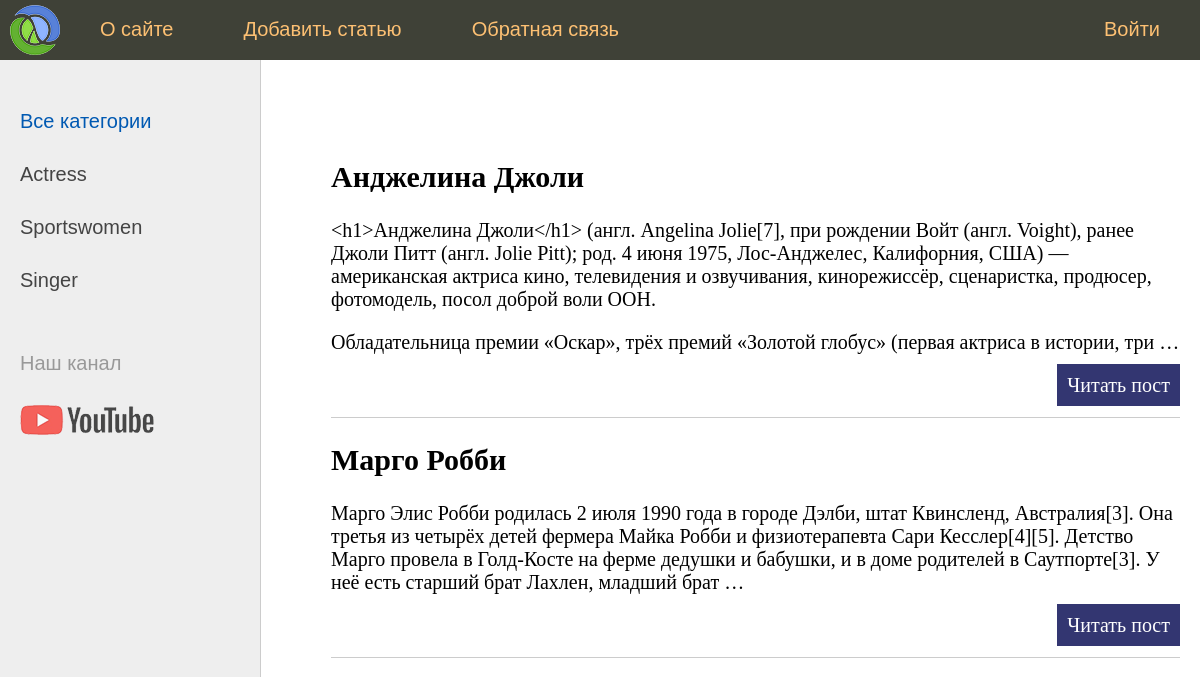
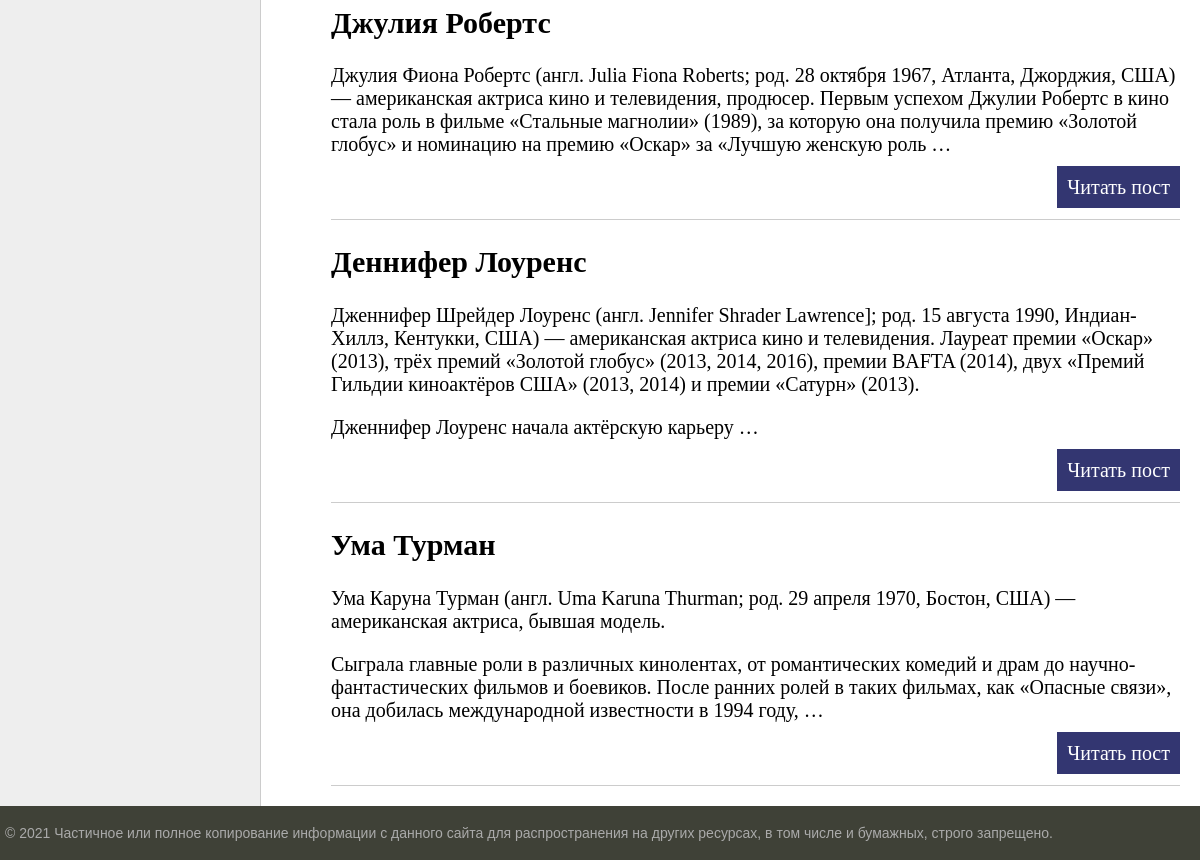
Before: / with the older database file (2 pictures, top to bottom).
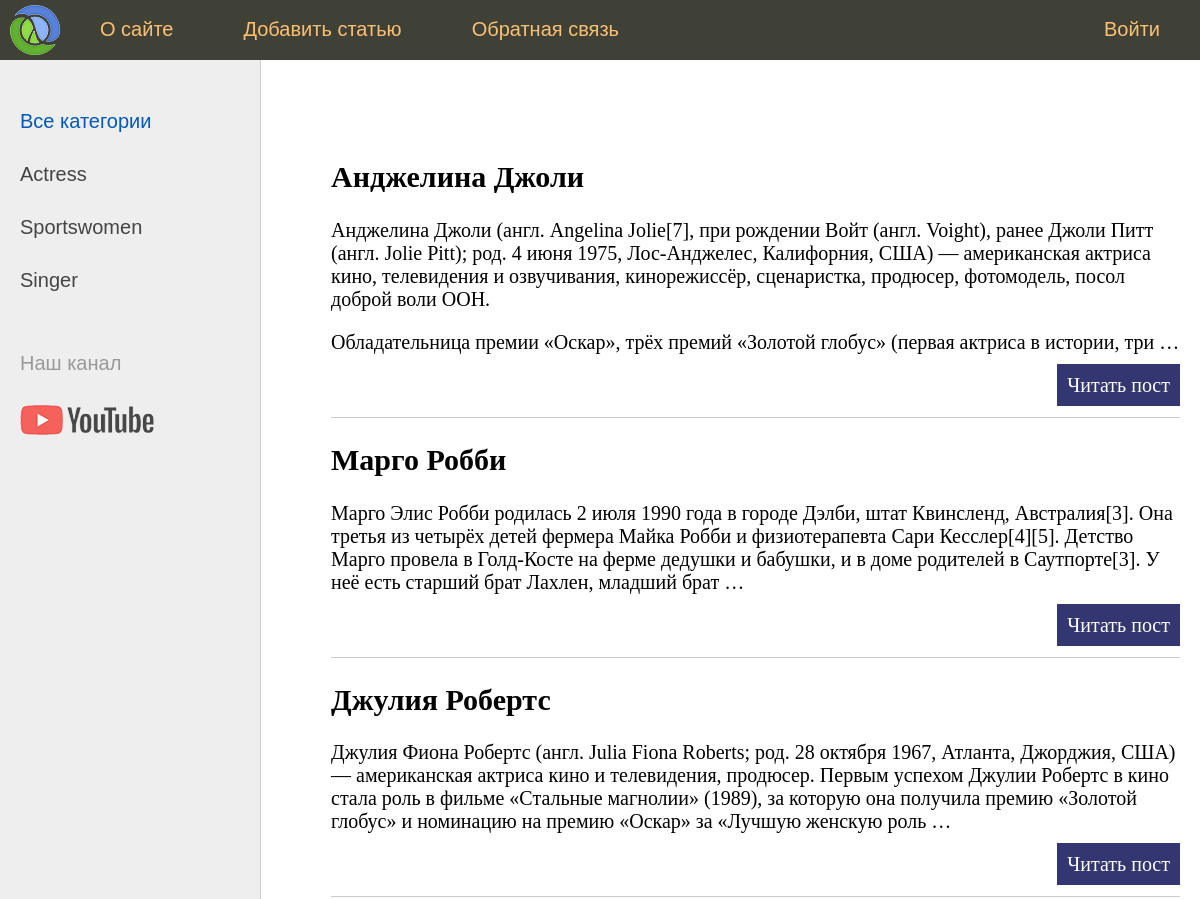
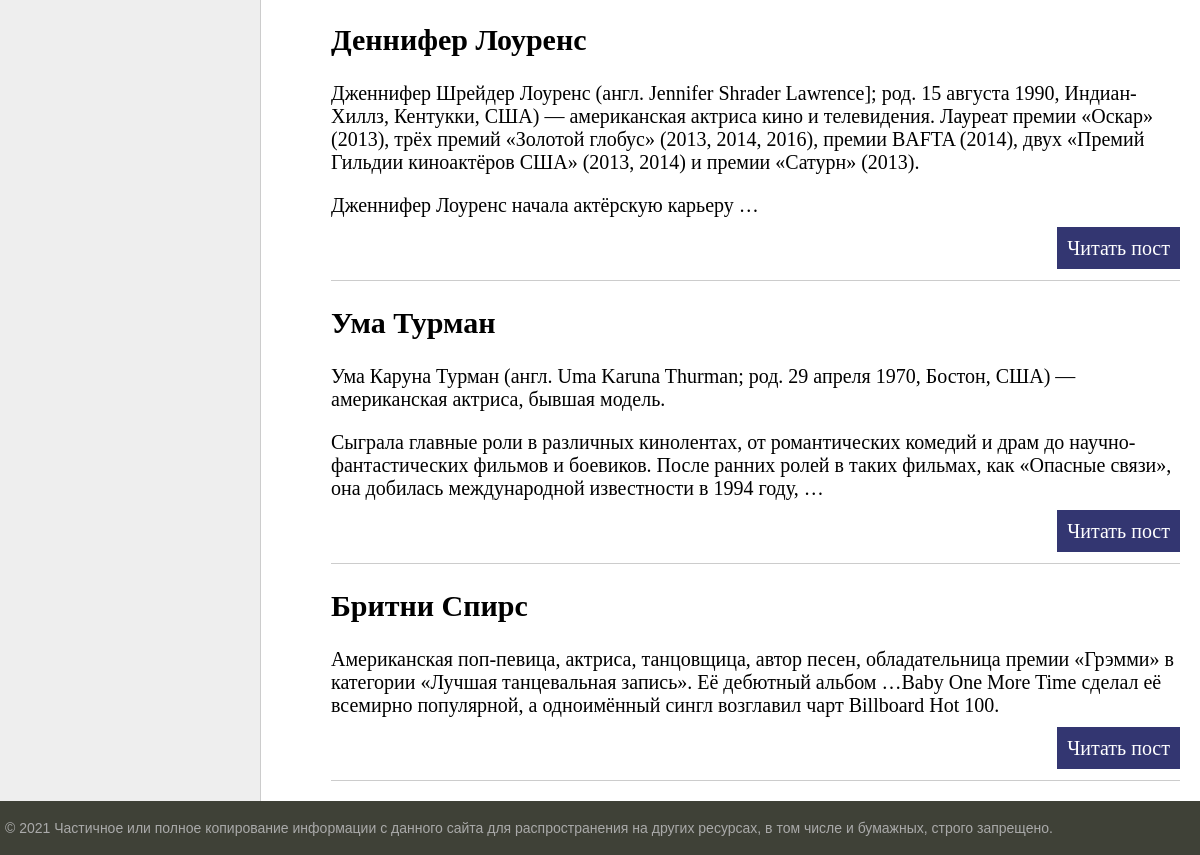
After: the same page with the newer database file (2 pictures, top to bottom).
### women/models.py (models this page shows, shortened)
class Category(models.Model):
    category = models.CharField(max_length=255)
    def get_category(self):
        return reverse('category', kwargs={'cat_id': self.pk})

class Women(models.Model):
    title = models.CharField(max_length=255)
    content = models.TextField(blank=True)
    photo = models.ImageField(upload_to='photo/%Y/%m/%d/')
    time_create = models.DateTimeField(auto_now_add=True)
    time_update = models.DateTimeField(auto_now=True)
    is_published = models.BooleanField(default=True)
    category = models.ForeignKey('Category', on_delete=models.SET(1), null=True)
    def get_content(self):
        return reverse('post', kwargs={'post_id': self.pk})

### women/views.py (the view)
# urls.py: path('', index, name='home'),
def index(request):
    posts = Women.objects.all()
    cat = Category.objects.all()
    arg = {'posts': posts, 'menu': menu, 'title': 'Главная страница', 'cat': cat}
    return render(request, 'women/index.html', context=arg)

### women/templates/women/index.html (shortened to what this page needs)
{% extends 'women/base.html' %}
{% block content %}
<ul class="list-articles">
    {% for p in posts %}
    <li>
        <h2>{{p.title}}</h2>
        {% autoescape on %} {{p.content|linebreaks|truncatewords:50}} {% endautoescape %}
        <p class="link-read-post"><a href="{{p.get_content}}">Читать пост</a></p>
    </li>
    {% endfor %}
</ul>
{% endblock %}

### women/templates/women/base.html (shortened to what this page needs)
{% load static %}
<!DOCTYPE html>
<html>
<head>
    <link type="text/css" href="{% static 'women/css/styles.css' %}" rel="stylesheet" />
</head>
<body>
    <table class="table-page" border=0 cellpadding="0" cellspacing="0">
        <tr>
            <td valign=top>
                {% block mainmenu %}
                <div class="header">
                    <ul id="mainmenu" class="mainmenu">
                        <li class="logo">
                            <a href="{% url 'home' %}">
                                <div class="logo"></div>
                            </a>
                        </li>
                        {% for m in menu %} {% if not forloop.last %}
                        <li><a href="{% url m.url_name %}">{{m.title}}</a></li>
                        {% else %}
                        <li class="last"><a href="{% url m.url_name %}">{{m.title}}</a></li>
                        {% endif %} {% endfor %}
                    </ul>
                </div>
                {% endblock mainmenu %}
                <table class="table-content" border=0 cellpadding="0" cellspacing="0">
                    <tr>
                        <td valign="top" class="left-chapters">
                            <ul id="leftchapters">
                                <li class="selected">Все категории</li>
                                {% for c in cat %}
                                <li><a href="{{c.get_category}}">{{c.category}}</a></li>
                                {% endfor %}
                                <li class="share">
                                    <p>Наш канал</p>
                                    <a class="share-yt" href="https://www.youtube.com/channel/UClJzWfGWuGJL2t-3dYKcHTA/playlists" target="_blank" rel="nofollow"></a>
                                </li>
                            </ul>
                        </td>
                        <td valign="top" class="content">
                            <div class="content-text">
                                {% block content %} {% endblock %}
                            </div>
                        </td>
                    </tr>
                </table>
            </td>
        </tr>
        <tr>
            <td valign=top>
                <div id="footer">
                    <p>&copy; 2021 Частичное или полное копирование информации с данного сайта для распространения на других ресурсах, в том числе и бумажных, строго запрещено.</p>
                </div>
            </td>
        </tr>
    </table>
</body>
</html>

### women/static/women/css/styles.css (style rules this page uses)
html, body { font-family: 'Arial'; margin: 0; padding: 0; height: 100%; width: 100%; color: #444; }
a { color: #0059b2; text-decoration: none; }
p.link-read-post { text-align: right; }
p.link-read-post a { padding: 10px; min-width: 100px; background: #333671; color: #fff; text-decoration: none; }
ul.list-articles { list-style: none; margin: 0; padding: 0; }
ul.list-articles li { border-bottom: 1px solid #ccc; }
.table-page { width: 100%; height: 100%; vertical-align: top; }
.table-page tr { height: 100%; }
.header { background: #3F4137; height: 60px; }
.logo { background: url('../images/logo.png') no-repeat 10px 5px; width: 70px; height: 60px; }
ul.mainmenu { list-style: none; margin: 0; padding: 0; height: 60px; color: #fdc073; font-size: 20px; overflow: hidden; }
ul.mainmenu li { float: left; margin: 18px 40px 0 30px; }
ul.mainmenu li.logo { margin: 0; }
ul.mainmenu li.last { float: right; }
ul.mainmenu li a { color: #fdc073; text-decoration: none; }
.table-content { width: 100%; min-height: 100%; height: 100%; }
.left-chapters { margin: 0; background: #eee; border-right: 1px solid #ccc; min-height: 100%; }
.left-chapters ul { width: 230px; min-height: 100%; margin: 0; padding: 20px 10px 10px 20px; list-style: none; font-size: 20px; }
.left-chapters ul li { margin: 30px 0 0 0; color: #999; }
.left-chapters ul li.selected { color: #0059b2; }
.left-chapters ul li a { color: #444; text-decoration: none; }
.left-chapters ul li.share { margin: 60px 0 0 0; }
.left-chapters ul li.share p { margin: 30px 0 30px 0; }
.left-chapters ul li.share a { display: inline-block; width: 40px; height: 40px; margin: 0 20px 0 0; }
.left-chapters ul li.share a.share-yt { width: 100%; height: 30px; background: url('../images/share_yt.png') no-repeat 0 0 }
.content { padding: 40px 20px 20px 40px; width: 100%; box-sizing: border-box; }
.content-text { margin: 60px 0 0 30px; color: #000; font-size: 20px; font-family: Yandex Sans Display Light; }
#footer { box-sizing: border-box; background: #3F4137; padding: 5px; color: #aaa; font-size: 14px; font-family: Verdana, Geneva, Arial, Helvetica; text-align: left; overflow: hidden; }

Changed rows visible on the page:
changed Women "Анджелина Джоли": content "<h1>Анджелина Джоли</h1> (англ. Angelina Jolie[7], при…" → "Анджелина Джоли (англ. Angelina Jolie[7], при…"
added Women: title "Бритни Спирс", content "Американская поп-певица, актриса, танцовщица, автор песен, обладательница премии «Грэмми» в категории «Лучшая танцевальная запись». Её дебютный альбом …Baby One More Time сделал её всемирно популярной, а одноимённый сингл возглавил чарт Billboard Hot 100."
